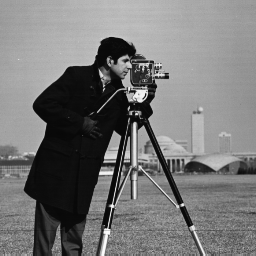
%> input picture Lab2/cameraman.tif, 256 x 256 px
$ octave Rotation.m   (GNU Octave 9; MATLAB toolbox functions it lacks are replaced by stand-ins)
%> lines starting %> are read from the running program, lines starting %| are printed output that depends on the picture
clc;
close all;
clear all;
I = imread('cameraman.tif');
%> I is the input picture: size 256x256 uint8; min 7, max 253, mean 118.7
figure,subplot(2,3,1),imshow(I),title('实验人：赵奕翔'),xlabel('原图');
I1 = imrotate(I,30,'bilinear');
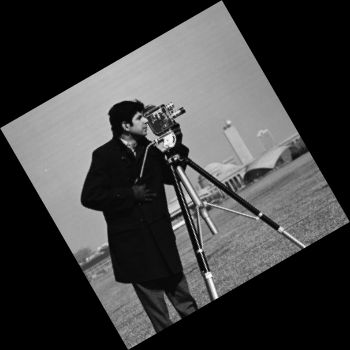
%> I1: size 350x350 uint8; min 0, max 251, mean 63.5
I2 = imrotate(I,60,'bilinear');
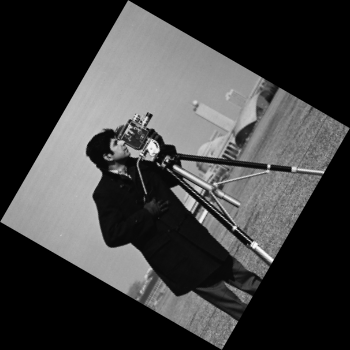
%> I2: size 350x350 uint8; min 0, max 252, mean 63.5
I3 = imrotate(I,90,'bilinear');
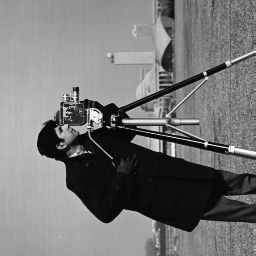
%> I3: size 256x256 uint8; min 7, max 253, mean 118.7; mean of the top-left, top-right, bottom-left and bottom-right quarters 153.8, 125.4, 119.9, 75.8
I4 = imrotate(I,135,'bilinear');
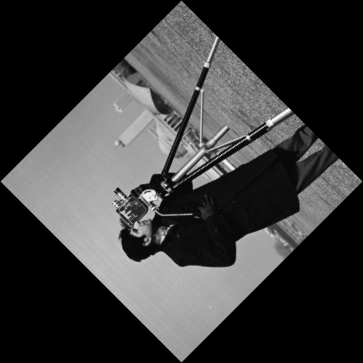
%> I4: size 363x363 uint8; min 0, max 252, mean 59
I5 = imrotate(I,180,'bilinear');
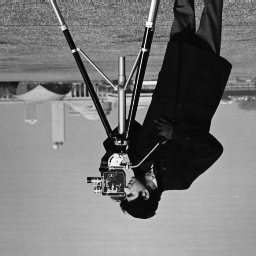
%> I5: size 256x256 uint8; min 7, max 253, mean 118.7; mean of the top-left, top-right, bottom-left and bottom-right quarters 125.4, 75.8, 153.8, 119.9
subplot(2,3,2),imshow(I1),title('实验人：赵奕翔'),xlabel('30度');
subplot(2,3,3),imshow(I2),title('实验人：赵奕翔'),xlabel('60度');
subplot(2,3,4),imshow(I3),title('实验人：赵奕翔'),xlabel('90度');
subplot(2,3,5),imshow(I4),title('实验人：赵奕翔'),xlabel('135度');
subplot(2,3,6),imshow(I5),title('实验人：赵奕翔'),xlabel('180度');
